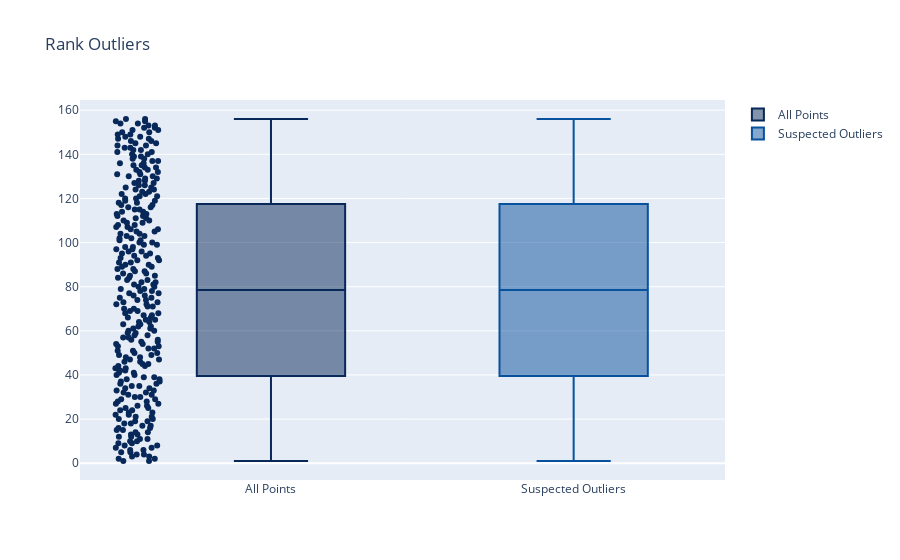
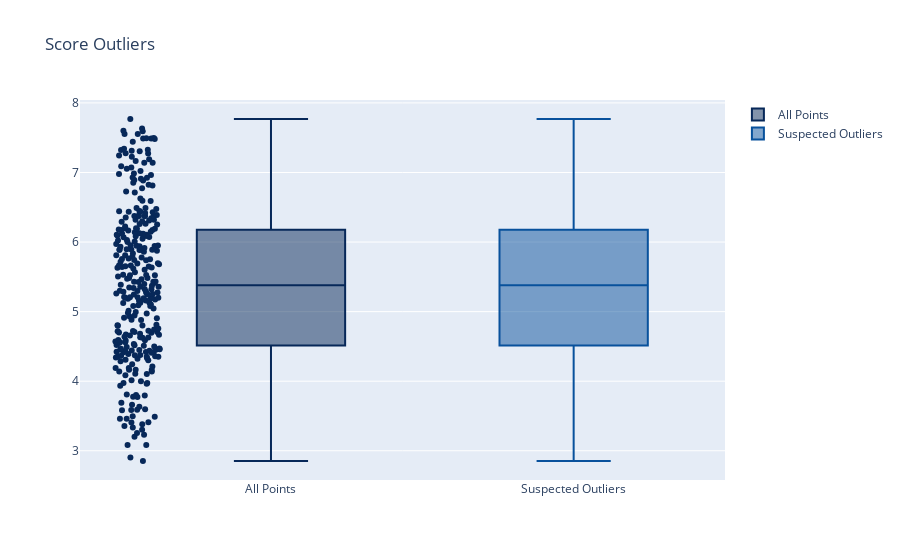
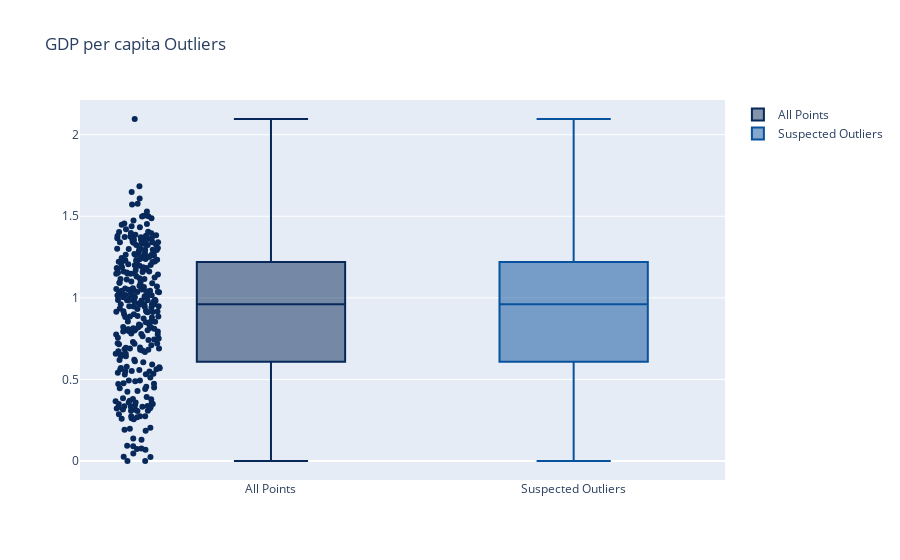
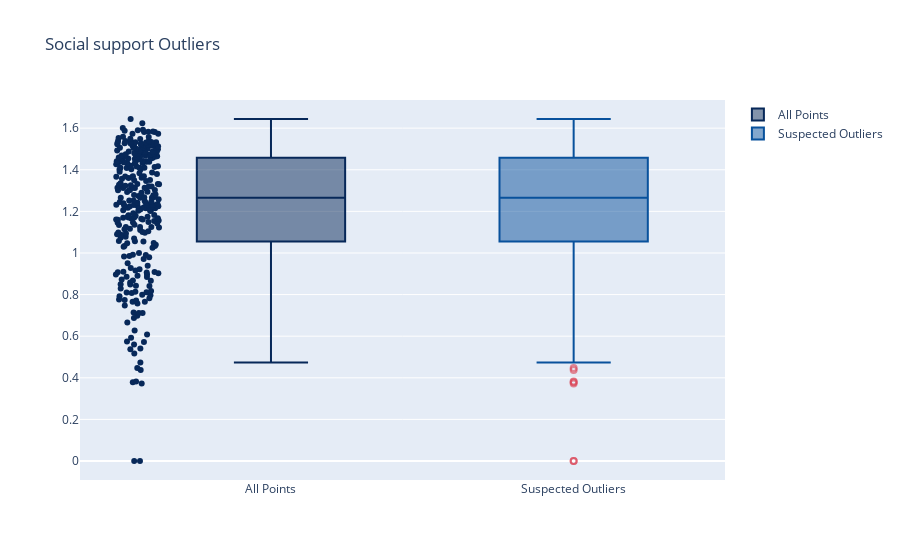

Notebook source saved alongside these figures, in order:
### Code cell
for i in df_num:
    OutLiersBox(df, i)

### Figure 1 — Plotly figure (JSON) as saved in the notebook; plotly's stock layout.template omitted (floating-point values rounded to 4 significant figures; data arrays with more than 128 entries replaced by an {"elided": "..."} marker saying what was removed)
{"data": [{"boxpoints": "all", "jitter": 0.3, "line": {"color": "rgb(7,40,89)"}, "marker": {"color": "rgb(7,40,89)"}, "name": "All Points", "pointpos": -1.8, "type": "box", "y": {"elided": "312 int values"}}, {"boxpoints": "suspectedoutliers", "line": {"color": "rgb(8,81,156)"}, "marker": {"color": "rgba(219, 64, 82, 0.6)", "line": {"outlierwidth": 2}}, "name": "Suspected Outliers", "type": "box", "y": {"elided": "312 int values"}}], "layout": {"title": {"text": "Rank Outliers"}}}

### Figure 2 — Plotly figure (JSON) as saved in the notebook; plotly's stock layout.template omitted (floating-point values rounded to 4 significant figures; data arrays with more than 128 entries replaced by an {"elided": "..."} marker saying what was removed)
{"data": [{"boxpoints": "all", "jitter": 0.3, "line": {"color": "rgb(7,40,89)"}, "marker": {"color": "rgb(7,40,89)"}, "name": "All Points", "pointpos": -1.8, "type": "box", "y": {"elided": "312 float values"}}, {"boxpoints": "suspectedoutliers", "line": {"color": "rgb(8,81,156)"}, "marker": {"color": "rgba(219, 64, 82, 0.6)", "line": {"outlierwidth": 2}}, "name": "Suspected Outliers", "type": "box", "y": {"elided": "312 float values"}}], "layout": {"title": {"text": "Score Outliers"}}}

### Figure 3 — Plotly figure (JSON) as saved in the notebook; plotly's stock layout.template omitted (floating-point values rounded to 4 significant figures; data arrays with more than 128 entries replaced by an {"elided": "..."} marker saying what was removed)
{"data": [{"boxpoints": "all", "jitter": 0.3, "line": {"color": "rgb(7,40,89)"}, "marker": {"color": "rgb(7,40,89)"}, "name": "All Points", "pointpos": -1.8, "type": "box", "y": {"elided": "312 float values"}}, {"boxpoints": "suspectedoutliers", "line": {"color": "rgb(8,81,156)"}, "marker": {"color": "rgba(219, 64, 82, 0.6)", "line": {"outlierwidth": 2}}, "name": "Suspected Outliers", "type": "box", "y": {"elided": "312 float values"}}], "layout": {"title": {"text": "GDP per capita Outliers"}}}

### Figure 4 — Plotly figure (JSON) as saved in the notebook; plotly's stock layout.template omitted (floating-point values rounded to 4 significant figures; data arrays with more than 128 entries replaced by an {"elided": "..."} marker saying what was removed)
{"data": [{"boxpoints": "all", "jitter": 0.3, "line": {"color": "rgb(7,40,89)"}, "marker": {"color": "rgb(7,40,89)"}, "name": "All Points", "pointpos": -1.8, "type": "box", "y": {"elided": "312 float values"}}, {"boxpoints": "suspectedoutliers", "line": {"color": "rgb(8,81,156)"}, "marker": {"color": "rgba(219, 64, 82, 0.6)", "line": {"outlierwidth": 2}}, "name": "Suspected Outliers", "type": "box", "y": {"elided": "312 float values"}}], "layout": {"title": {"text": "Social support Outliers"}}}
